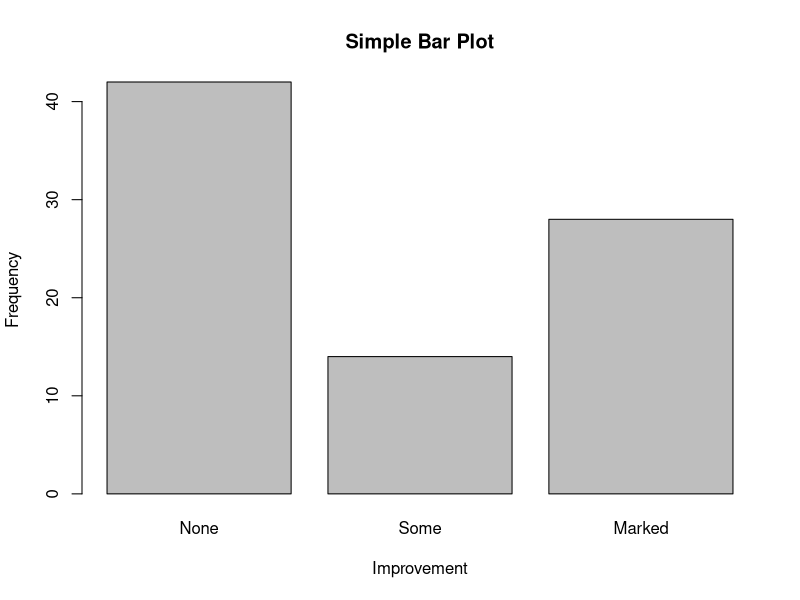
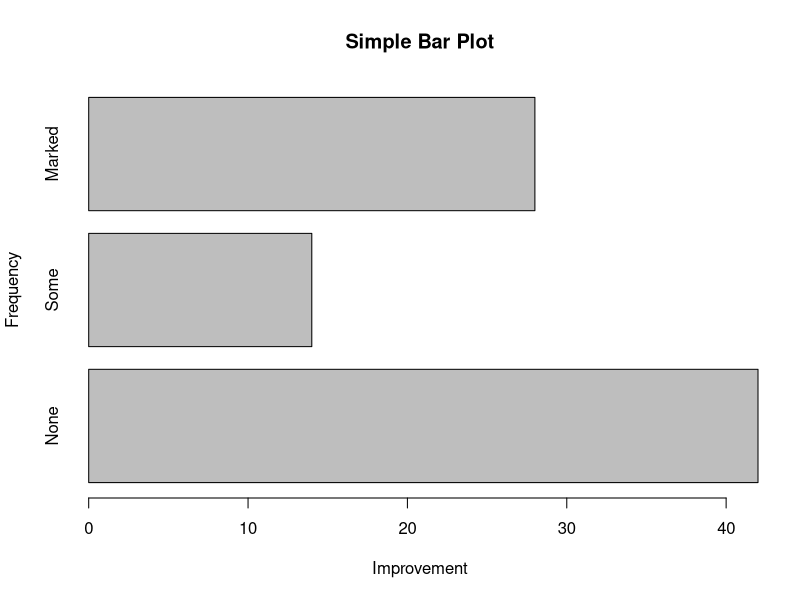
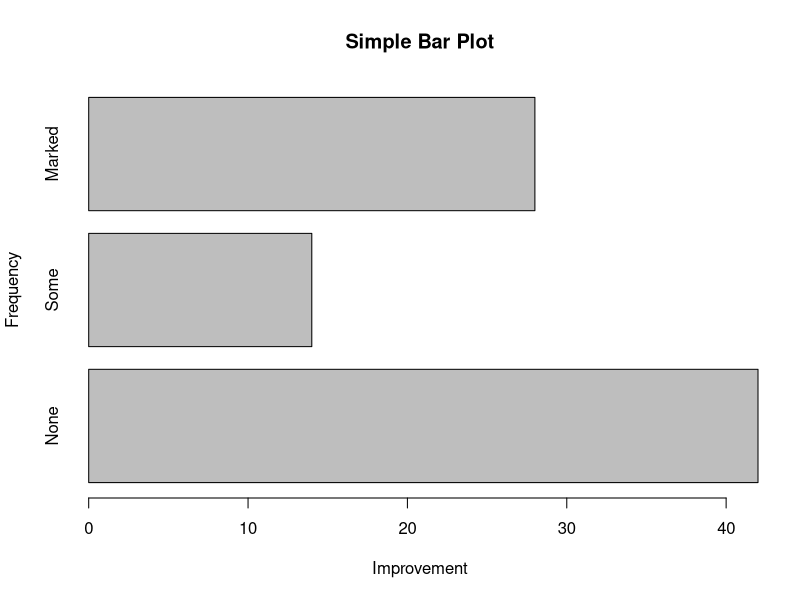
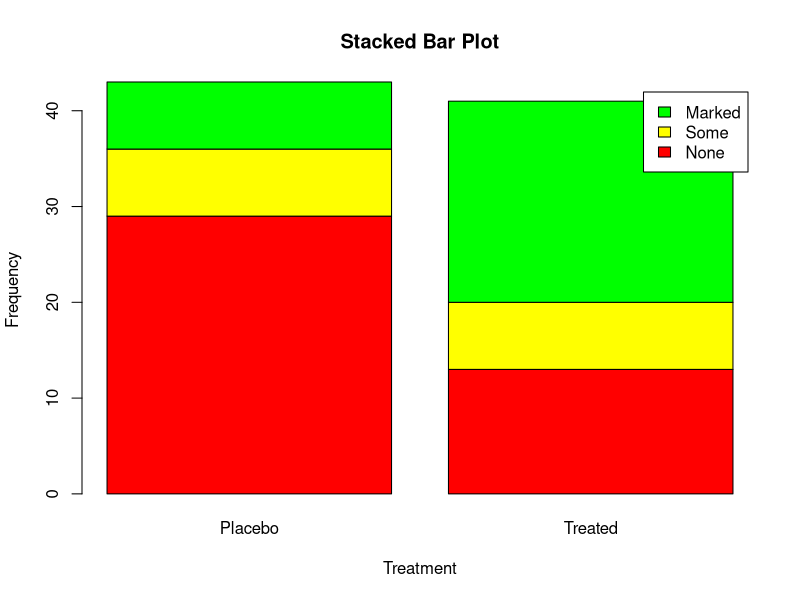
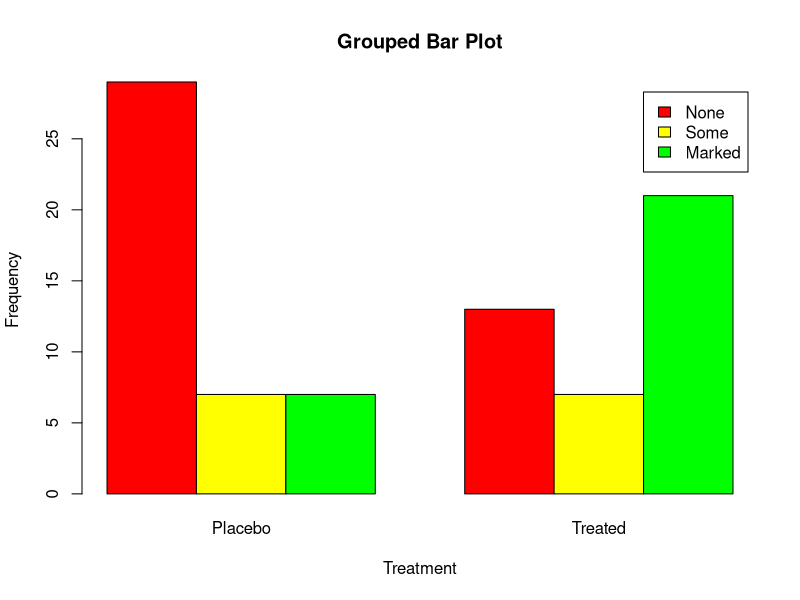
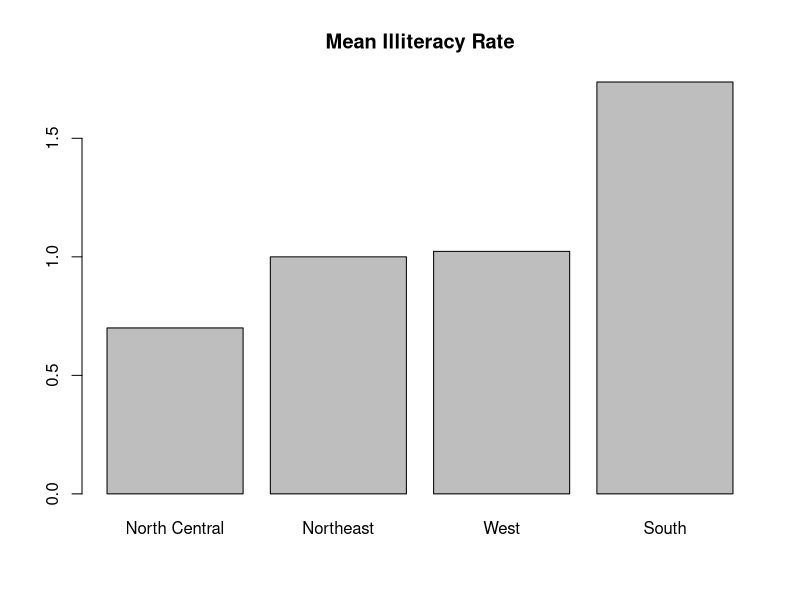
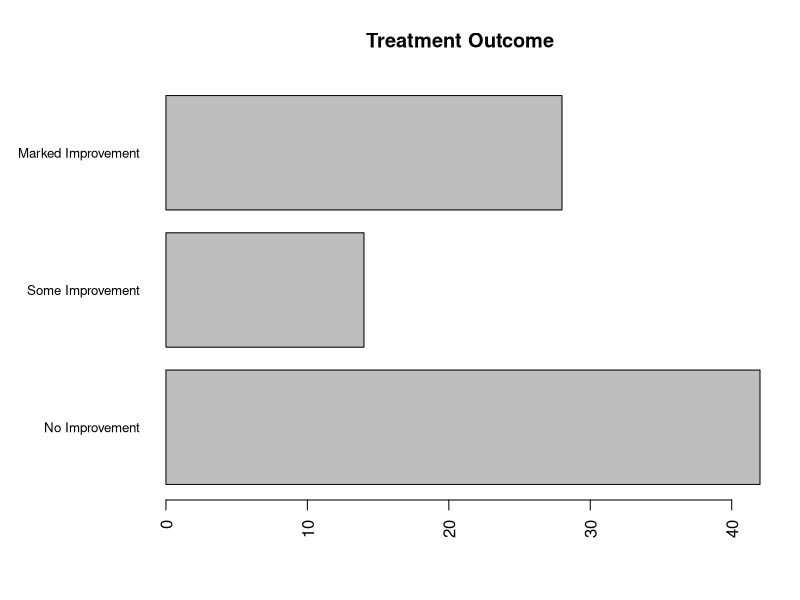
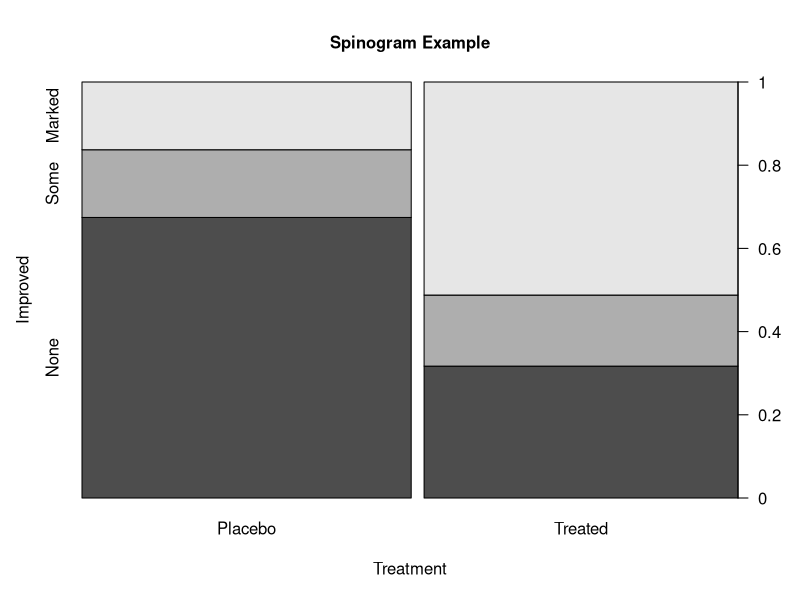

These figures' R source, in order:
## ---- chunk 1
library(vcd)
## ---- chunk 2
head(Arthritis)
## ---- chunk 3
counts <- table(Arthritis$Improved)
counts
## ---- chunk 4
barplot(
  counts,
  main="Simple Bar Plot",
  xlab="Improvement",
  ylab="Frequency"
)
## ---- chunk 5
barplot(
  counts,
  main="Simple Bar Plot",
  xlab="Improvement",
  ylab="Frequency",
  horiz=TRUE
)
## ---- chunk 6
plot(
  Arthritis$Improved,
  main="Simple Bar Plot",
  xlab="Improvement",
  ylab="Frequency",
  horiz=TRUE
)
## ---- chunk 7
counts <- table(
  Arthritis$Improved,
  Arthritis$Treatment
)
counts
## ---- chunk 8
barplot(
  counts,
  main="Stacked Bar Plot",
  xlab="Treatment",
  ylab="Frequency",
  col=c("red", "yellow", "green"),
  legend=rownames(counts)
)
## ---- chunk 9
barplot(
  counts,
  main="Grouped Bar Plot",
  xlab="Treatment",
  ylab="Frequency",
  col=c("red", "yellow", "green"),
  legend=rownames(counts),
  beside=TRUE
)
## ---- chunk 10
head(state.region)
## ---- chunk 11
states <- data.frame(
  state.region,
  state.x77
)
head(states)
## ---- chunk 12
means <- aggregate(
  states$Illiteracy,
  by=list(state.region),
  FUN=mean
)
means
## ---- chunk 13
means <- means[order(means$x),]
means
## ---- chunk 14
barplot(
  means$x,
  names.arg=means$Group.1
)
title("Mean Illiteracy Rate")
## ---- chunk 15
par(mar=c(5, 8, 4, 2))
par(las=2)
counts <- table(Arthritis$Improved)
barplot(
  counts,
  main="Treatment Outcome",
  horiz=TRUE,
  cex.names=0.8,
  names.arg=c(
    "No Improvement",
    "Some Improvement",
    "Marked Improvement"
  )
)
## ---- chunk 16
attach(Arthritis)
counts <- table(Treatment, Improved)
spine(
  counts,
  main="Spinogram Example"
)
detach(Arthritis)
## ---- chunk 17
slices <- c(10, 12, 4, 16, 8)
lbls <- c("US", "UK", "Australia", "Germany", "France")
## ---- chunk 18
pie(
  slices,
  labels=lbls,
  main="Simple Pie Chart"
)
## ---- chunk 19
pct <- round(slices/sum(slices)*100)
lbls2 <- paste(lbls, " ", pct, "%", sep="")
pie(
  slices,
  labels=lbls2,
  col=rainbow(length(lbls2)),
  main="Pie Chart with Percentages"
)
## ---- chunk 20
library(plotrix)
## ---- chunk 21
pie3D(
  slices,
  labels=lbls,
  explode=0.1,
  main="3D Pie Chart"
)
## ---- chunk 22
my_table <- table(state.region)
lbls3 <- paste(names(my_table), "\n", my_table, sep="")
pie(
  my_table,
  labels=lbls3,
  main="Pie Chart from a Table\n (with sample sizes)"
)
## ---- chunk 23
fan.plot(
  slices,
  labels=lbls,
  main="Fan Plot"
)
## ---- chunk 24
head(mtcars)
## ---- chunk 25
hist(mtcars$mpg)
## ---- chunk 26
hist(
  mtcars$mpg,
  breaks=12,
  col="red",
  xlab="Miles Per Gallon",
  main="Colored histogram with 12 bins"
)
## ---- chunk 27
hist(
  mtcars$mpg,
  freq=FALSE,
  breaks=12,
  col="red",
  xlab="Miles Per Gallon",
  main="Histogram, rug plot, density curve"
)
rug(jitter(mtcars$mpg))
lines(
  density(mtcars$mpg),
  col="blue",
  lwd=2
)
## ---- chunk 28
x <- mtcars$mpg

h <- hist(
  x,
  breaks=12,
  col="red",
  xlab="Miles Per Gallon",
  main="Histogram with normal curve and box"
)

xfit <- seq(
  min(x), max(x), length=40
)
yfit <- dnorm(
  xfit,
  mean=mean(x),
  sd=sd(x)
)
yfit <- yfit * diff(h$mids[1:2]) * length(x)

lines(
  xfit,
  yfit,
  col="blue",
  lwd=2
)

box()
## ---- chunk 29
d <- density(mtcars$mpg)
d
## ---- chunk 30
plot(d)
## ---- chunk 31
plot(
  d,
  main="Kernel Density of Miles Per Gallon"
)
polygon(
  d,
  col="red",
  border="blue"
)
rug(mtcars$mpg, col="brown")
## ---- chunk 32
library(sm)
attach(mtcars)

# 创建分组因子
cyl.f <- factor(
  cyl,
  levels=c(4, 6, 8),
  labels=c(
    "4 cylinder",
    "6 cylinder",
    "8 cylinder"
  )
)

# 绘制密度图
sm.density.compare(
  mpg,
  cyl,
  xlab="Miles Per Gallon"
)
title(main="MPG Distribution by Car Cylinders")

# 添加图例
colfill <- c(2:(1+length(levels(cyl.f))))
legend("topright", levels(cyl.f), fill=colfill)

detach(mtcars)
## ---- chunk 33
boxplot(
  mtcars$mpg,
  main="Box plot",
  ylab="Miles per Gallon"
)
## ---- chunk 34
boxplot(
  mpg ~ cyl,
  data=mtcars,
  main="Car Mileage Data",
  xlab="Number of Cylinders",
  ylab="Miles Per Gallon"
)
## ---- chunk 35
boxplot(
  mpg ~ cyl,
  data=mtcars,
  main="Car Mileage Data",
  xlab="Number of Cylinders",
  ylab="Miles Per Gallon",
  horizontal=TRUE
)
## ---- chunk 36
boxplot(
  mpg ~ cyl,
  data=mtcars,
  notch=TRUE,
  varwidth=TRUE,
  col="red",
  main="Car Mileage Data",
  xlab="Number of Cylinders",
  ylab="Mile Per Gallon"
)
## ---- chunk 37
mtcars$cyl.f <- factor(
  mtcars$cyl,
  levels=c(4, 6, 8),
  labels=c("4", "6", "8")
)

mtcars$am.f <- factor(
  mtcars$am,
  levels=c(0, 1),
  labels=c("auto", "standard")
)

boxplot(
  mpg ~ am.f * cyl.f,
  data=mtcars,
  varwidth=TRUE,
  col=c("gold", "darkgreen"),
  main="MPG Distribution by Auto Type",
  xlab="Auto Type",
  ylab="Miles Per Gallon"
)
## ---- chunk 38
library(vioplot)
## ---- chunk 39
x1 <- mtcars$mpg[mtcars$cyl == 4]
x2 <- mtcars$mpg[mtcars$cyl == 6]
x3 <- mtcars$mpg[mtcars$cyl == 8]
vioplot(
  x1, 
  x2,
  x3,
  names=c("4 cyl", "6 cyl", "8 cyl"),
  col="gold"
)

title(
  "Violin Plots of Miles Per Gallon",
  ylab="Miles Per Gallon",
  xlab="Number of Cylinders"
)
## ---- chunk 40
dotchart(
  mtcars$mpg,
  labels=row.names(mtcars),
  cex=.7,
  main="Gas Mileage for Car Models",
  xlab="Miles Per Gallon"
)
## ---- chunk 41
x <- mtcars[order(mtcars$mpg),]
x$cyl <- factor(x$cyl)

x$color[x$cyl == 4] <- "red"
x$color[x$cyl == 6] <- "blue"
x$color[x$cyl == 8] <- "darkgreen"

dotchart(
  x$mpg,
  labels=row.names(x),
  cex=.7,
  groups=x$cyl,
  gcolor="black",
  color=x$color,
  pch=19,
  main="Gas Mileage for Car Models\ngrouped by cylinder",
  xlab="Miles Per Gallon"
)
